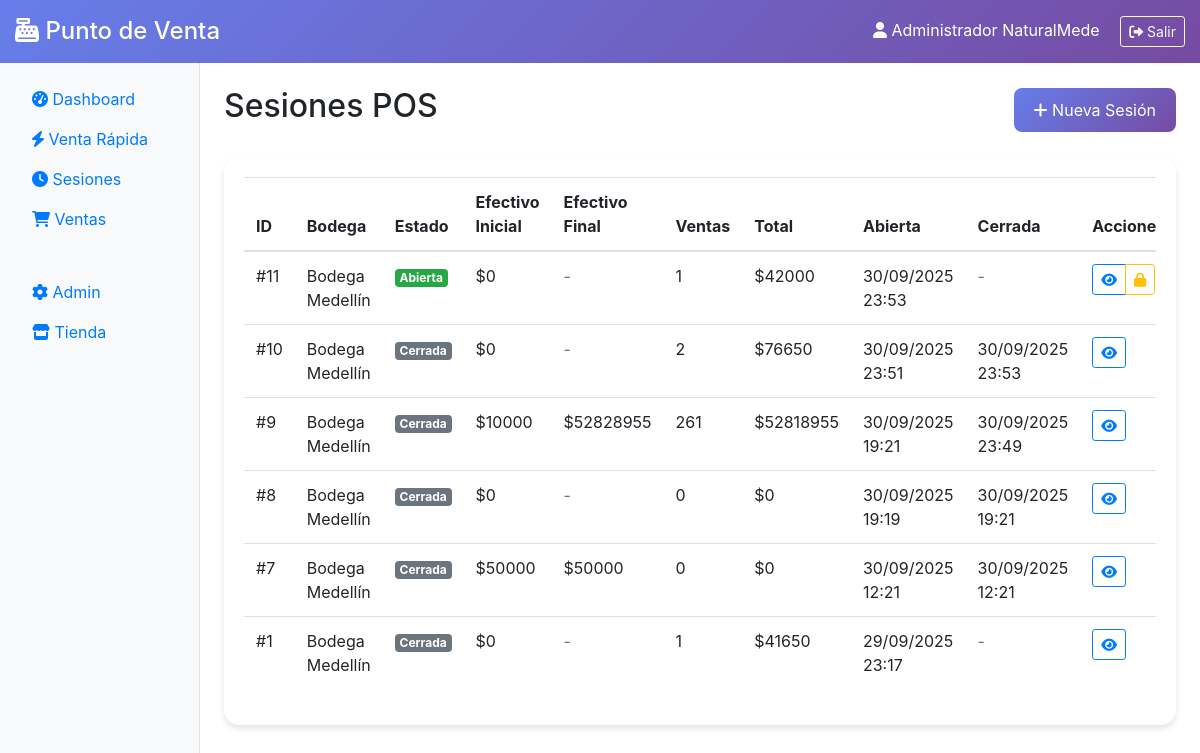
The page /pos/session/ (signed in) on the database its author committed.
### pos/models.py (models this page shows, shortened)
class POSSession(models.Model):
    STATUS_CHOICES = [
        ('open', 'Abierta'),
        ('closed', 'Cerrada'),
    ]
    session_id = models.CharField(max_length=50, unique=True, verbose_name="ID de sesión")
    user = models.ForeignKey('auth.User', on_delete=models.CASCADE, verbose_name="Usuario")
    warehouse = models.ForeignKey('inventory.Warehouse', on_delete=models.CASCADE, verbose_name="Bodega")
    status = models.CharField(max_length=20, choices=STATUS_CHOICES, default='open', verbose_name="Estado")
    opening_cash = models.DecimalField(max_digits=10, decimal_places=2, default=0, verbose_name="Efectivo inicial")
    closing_cash = models.DecimalField(max_digits=10, decimal_places=2, default=0, verbose_name="Efectivo final")
    total_sales = models.DecimalField(max_digits=10, decimal_places=2, default=0, verbose_name="Total ventas")
    total_transactions = models.PositiveIntegerField(default=0, verbose_name="Total transacciones")
    opened_at = models.DateTimeField(auto_now_add=True, verbose_name="Abierta en")
    closed_at = models.DateTimeField(blank=True, null=True, verbose_name="Cerrada en")
    notes = models.TextField(blank=True, null=True, verbose_name="Notas")
    class Meta:
        verbose_name = "Sesión POS"
        verbose_name_plural = "Sesiones POS"
        ordering = ['-opened_at']

### inventory/models.py (models this page shows, shortened)
class Warehouse(models.Model):
    name = models.CharField(max_length=100, verbose_name="Nombre")
    code = models.CharField(max_length=10, unique=True, verbose_name="Código")
    address = models.TextField(verbose_name="Dirección")
    city = models.CharField(max_length=100, verbose_name="Ciudad")
    phone = models.CharField(max_length=20, blank=True, verbose_name="Teléfono")
    email = models.EmailField(blank=True, verbose_name="Email")
    is_active = models.BooleanField(default=True, verbose_name="Activa")
    is_main = models.BooleanField(default=False, verbose_name="Principal")
    created_at = models.DateTimeField(auto_now_add=True, verbose_name="Creada en")
    updated_at = models.DateTimeField(auto_now=True, verbose_name="Actualizada en")
    class Meta:
        verbose_name = "Bodega"
        verbose_name_plural = "Bodegas"
        ordering = ['name']

### pos/views.py (the view)
# urls.py: path('session/', views.POSSessionView.as_view(), name='session'),
class POSSessionView(LoginRequiredMixin, ListView):
    model = POSSession
    template_name = 'pos/session_list.html'
    context_object_name = 'sessions'
    paginate_by = 20
    def get_queryset(self):
        return POSSession.objects.filter(
            user=self.request.user
        ).order_by('-opened_at')

### catalog/context_processors.py (called while the page is built)
def cart(request):
    cart = None
    cart_items = []
    cart_total = 0
    cart_items_count = 0
    if request.user.is_authenticated:
        cart, created = Cart.objects.get_or_create(user=request.user)
    else:
        if request.session.session_key:
            cart, created = Cart.objects.get_or_create(session_key=request.session.session_key)
    if cart:
        cart_items = cart.items.all()
        cart_total = cart.total_with_iva
        cart_items_count = cart.total_items
    return {
        'cart': cart,
        'cart_items': cart_items,
        'cart_total': cart_total,
        'cart_items_count': cart_items_count,
    }

### catalog/models.py (called while the page is built)
    @property
    def total_items(self):
        return sum(item.quantity for item in self.items.all())

    @property
    def total_amount(self):
        return sum(item.total for item in self.items.all())

    @property
    def total_iva(self):
        return sum(item.iva_amount for item in self.items.all())

    @property
    def total_with_iva(self):
        return self.total_amount + self.total_iva

### pos/templates/pos/session_list.html (shortened to what this page needs)
{% extends 'pos/base.html' %}
{% block content %}
<div class="row mb-4">
    <div class="col-12 d-flex justify-content-between align-items-center">
        <h2>Sesiones POS</h2>
        <a href="{% url 'pos:session_open' %}" class="btn btn-pos">
            <i class="fas fa-plus"></i> Nueva Sesión
        </a>
    </div>
</div>
<div class="card card-pos">
    <div class="card-body">
        {% if sessions %}
            <div class="table-responsive">
                <table class="table table-hover">
                    <thead>
                        <tr>
                            <th>ID</th>
                            <th>Bodega</th>
                            <th>Estado</th>
                            <th>Efectivo Inicial</th>
                            <th>Efectivo Final</th>
                            <th>Ventas</th>
                            <th>Total</th>
                            <th>Abierta</th>
                            <th>Cerrada</th>
                            <th>Acciones</th>
                        </tr>
                    </thead>
                    <tbody>
                        {% for session in sessions %}
                        <tr>
                            <td>#{{ session.id }}</td>
                            <td>{{ session.warehouse.name }}</td>
                            <td>
                                {% if session.status == 'open' %}
                                    <span class="badge badge-success">Abierta</span>
                                {% elif session.status == 'closed' %}
                                    <span class="badge badge-secondary">Cerrada</span>
                                {% else %}
                                    <span class="badge badge-warning">{{ session.get_status_display }}</span>
                                {% endif %}
                            </td>
                            <td>${{ session.opening_cash|floatformat:0 }}</td>
                            <td>
                                {% if session.closing_cash %}
                                    ${{ session.closing_cash|floatformat:0 }}
                                {% else %}
                                    <span class="text-muted">-</span>
                                {% endif %}
                            </td>
                            <td>{{ session.total_transactions|default:0 }}</td>
                            <td>${{ session.total_sales|floatformat:0|default:0 }}</td>
                            <td>{{ session.opened_at|date:"d/m/Y H:i" }}</td>
                            <td>
                                {% if session.closed_at %}
                                    {{ session.closed_at|date:"d/m/Y H:i" }}
                                {% else %}
                                    <span class="text-muted">-</span>
                                {% endif %}
                            </td>
                            <td>
                                <div class="btn-group" role="group">
                                    <a href="{% url 'pos:session_detail' session.id %}" class="btn btn-sm btn-outline-primary" title="Ver">
                                        <i class="fas fa-eye"></i>
                                    </a>
                                    {% if session.status == 'open' %}
                                        <a href="{% url 'pos:session_close' session.id %}" class="btn btn-sm btn-outline-warning" title="Cerrar">
                                            <i class="fas fa-lock"></i>
                                        </a>
                                    {% endif %}
                                </div>
                            </td>
                        </tr>
                        {% endfor %}
                    </tbody>
                </table>
            </div>
        {% endif %}
    </div>
</div>
{% endblock %}

### pos/templates/pos/base.html (shortened to what this page needs)
<!DOCTYPE html>
<html lang="es">
<head>
    <link href="https://cdn.jsdelivr.net/npm/bootstrap@4.5.2/dist/css/bootstrap.min.css" rel="stylesheet">
    <link href="https://cdnjs.cloudflare.com/ajax/libs/font-awesome/6.0.0/css/all.min.css" rel="stylesheet">
</head>
<body>
    <div class="pos-header">
        <div class="container-fluid">
            <div class="row align-items-center">
                <div class="col-md-6">
                    <h4 class="mb-0">
                        <i class="fas fa-cash-register"></i> Punto de Venta
                    </h4>
                </div>
                <div class="col-md-6 text-right">
                    <span class="mr-3">
                        <i class="fas fa-user"></i> {{ user.get_full_name|default:user.username }}
                    </span>
                    <a href="{% url 'admin:logout' %}" class="btn btn-outline-light btn-sm">
                        <i class="fas fa-sign-out-alt"></i> Salir
                    </a>
                </div>
            </div>
        </div>
    </div>
    <div class="container-fluid">
        <div class="row">
            <div class="col-md-2 px-0">
                <div class="pos-sidebar">
                    <nav class="nav flex-column p-3">
                        <a class="nav-link {% if request.resolver_match.url_name == 'dashboard' %}active{% endif %}" href="{% url 'pos:dashboard' %}">
                            <i class="fas fa-tachometer-alt"></i> Dashboard
                        </a>
                        <a class="nav-link {% if request.resolver_match.url_name == 'quick_sale' %}active{% endif %}" href="{% url 'pos:quick_sale' %}">
                            <i class="fas fa-bolt"></i> Venta Rápida
                        </a>
                        <a class="nav-link {% if 'session' in request.resolver_match.url_name %}active{% endif %}" href="{% url 'pos:session' %}">
                            <i class="fas fa-clock"></i> Sesiones
                        </a>
                        <a class="nav-link {% if 'sale' in request.resolver_match.url_name %}active{% endif %}" href="{% url 'pos:sale' %}">
                            <i class="fas fa-shopping-cart"></i> Ventas
                        </a>
                        <a class="nav-link" href="{% url 'custom_admin:admin_dashboard' %}">
                            <i class="fas fa-cog"></i> Admin
                        </a>
                        <a class="nav-link" href="/">
                            <i class="fas fa-store"></i> Tienda
                        </a>
                    </nav>
                </div>
            </div>
            <div class="col-md-10 px-0">
                <div class="pos-main p-4">
                    {% block content %}{% endblock %}
                </div>
            </div>
        </div>
    </div>
</body>
</html>

### pos/templates/pos/base.html (style rules this page uses)
.pos-header { background: linear-gradient(135deg, #667eea 0%, #764ba2 100%); color: white; padding: 1rem 0; }
.pos-sidebar { background: #f8f9fa; min-height: 100vh; border-right: 1px solid #dee2e6; }
.pos-main { background: white; min-height: 100vh; }
.btn-pos { background: linear-gradient(135deg, #667eea 0%, #764ba2 100%); border: none; color: white; border-radius: 8px; padding: 10px 20px; transition: transform 0.3s; }
.card-pos { border: none; border-radius: 15px; box-shadow: 0 4px 6px rgba(0,0,0,0.1); }

### rows shown on the page
POSSession: id "11", warehouse.name "Bodega Medellín", status "Abierta", opening_cash "0", total_transactions "1", total_sales "42000", opened_at "30/09/2025 23:53"
POSSession: id "10", warehouse.name "Bodega Medellín", status "Cerrada", opening_cash "0", total_transactions "2", total_sales "76650", opened_at "30/09/2025 23:51", closed_at "30/09/2025 23:53"
POSSession: id "9", warehouse.name "Bodega Medellín", status "Cerrada", opening_cash "10000", closing_cash "52828955", total_transactions "261", total_sales "52818955", opened_at "30/09/2025 19:21", closed_at "30/09/2025 23:49"
POSSession: id "8", warehouse.name "Bodega Medellín", status "Cerrada", opening_cash "0", total_transactions "0", total_sales "0", opened_at "30/09/2025 19:19", closed_at "30/09/2025 19:21"
POSSession: id "7", warehouse.name "Bodega Medellín", status "Cerrada", opening_cash "50000", closing_cash "50000", total_transactions "0", total_sales "0", opened_at "30/09/2025 12:21", closed_at "30/09/2025 12:21"
POSSession: id "1", warehouse.name "Bodega Medellín", status "Cerrada", opening_cash "0", total_transactions "1", total_sales "41650", opened_at "29/09/2025 23:17"

### other values the page prints
{{ user.get_full_name|default:user.username }} "Administrador NaturalMede"
